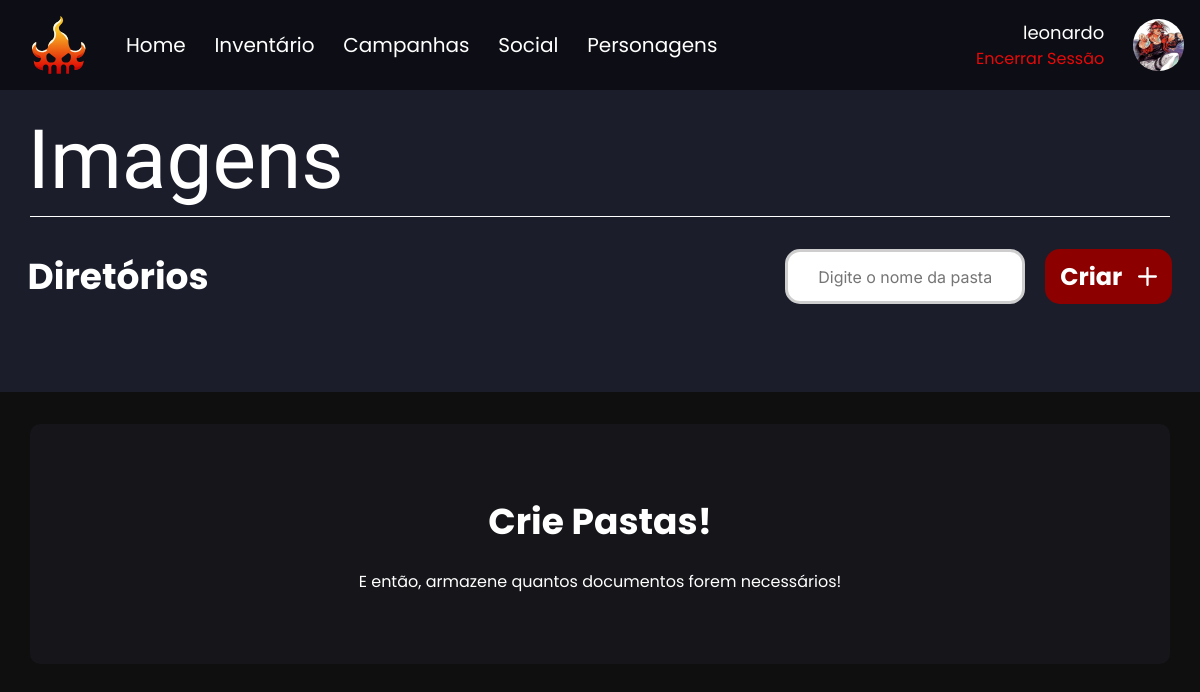
The page /inventario/Imagens (signed in) on the database as committed earlier.
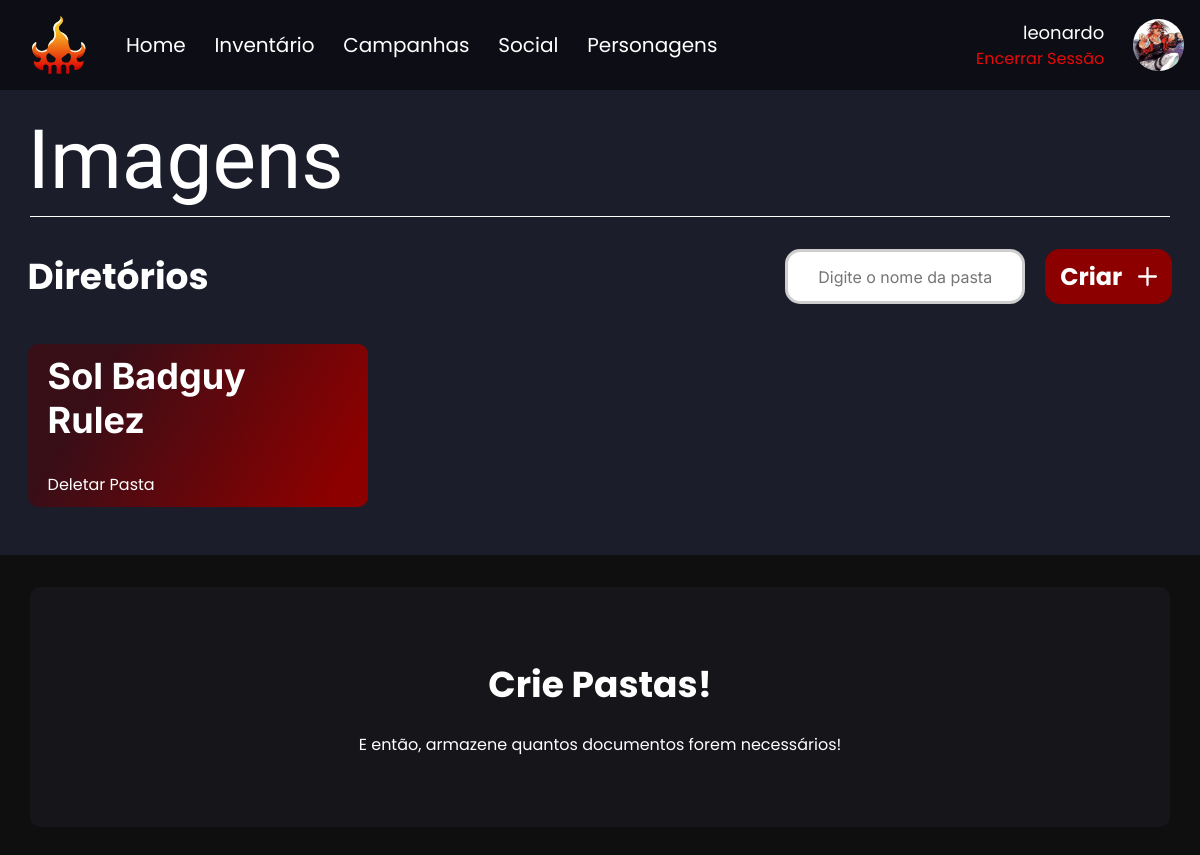
The same page on the database as committed later.
### inventario/models.py (models this page shows, shortened)
class Pasta(models.Model):
    nome = models.CharField(max_length=250)
    divisao = models.CharField(max_length=50)
    owner = models.ForeignKey(User, on_delete=models.CASCADE)

### inventario/views.py (the view)
# urls.py: path("Imagens", views.imagens, name="imagens"),
@login_required
def imagens(request):
    perfil = Perfil.objects.get(nomePerfil=request.user)
    div = 'Imagens'
    user = request.user
    pastas = Pasta.objects.filter(owner=user, divisao=div)
    mensagem = ''
    if request.method == 'POST':
        form = PastaForm(request.POST)
        if form.is_valid():
            validation = form.save(commit=False)
            if Pasta.objects.filter(owner=user, divisao=div, nome=validation.nome).exists():
                mensagem = "Não é possível criar pastas com o mesmo nome"
            else:
                validation.owner = user
                validation.divisao = div
                validation.save()
                return redirect('imagens')
    else:
        form = PastaForm()
    return render(request, 'inventario/divisao.html', {'form': form, 'pastas': pastas, 'div': div, 'mensagem': mensagem, 'fotoConta': perfil.fotoConta})

### inventario/forms.py
class PastaForm(forms.ModelForm):
    class Meta:
        model = Pasta
        fields = '__all__'
        exclude = ['owner', 'divisao']
    def __init__(self, *args, **kwargs):
        super().__init__(*args, **kwargs)
        self.fields['nome'].widget.attrs['placeholder'] = 'Digite o nome da pasta'

### inventario/templates/inventario/divisao.html (shortened to what this page needs)
{% extends 'inventario/base.html' %}
{% load static %}
{% block head %}
  <link rel="stylesheet" href="{% static "css/inventario.css" %}" />
{% endblock %}
{% block content %}
<div class="inventory-banner flex-column">
  <h1>{{ div }}</h1>
  <div class="horizontal-row"></div>
  <div class="directory flex">
    <h4>Diretórios</h4>
    <form class="flex" method="post" action="">
      {{ form.nome }}
      <button style="cursor: pointer;" class="send-button flex" type="submit">
        <p>Criar</p>
        <img src="{% static "img/plus.svg" %}" alt="">
      </button>
    </form>
  </div>
  <div class="inv-buttons flex">
    {% for pasta in pastas %}
      <button onclick="window.location.href = '{% url "visualizar_pasta" div pasta.nome %}';" class="inv-button direct-box">
        <h4>{{pasta.nome}}</h4>
        <a href="{% url "deletar_pasta" pasta.id %}"> <p>Deletar Pasta</p> </a>
      </button>
    {% endfor%}
  </div>
</div>
<div class="select-warning flex-column">
<h4>Crie Pastas!</h4>
<p>E então, armazene quantos documentos forem necessários!</p>
</div>
{% endblock%}

### inventario/templates/inventario/base.html (shortened to what this page needs)
{% load static %}
<!DOCTYPE html>
<html lang="pt-br">
<head>
    <link rel="stylesheet" href="{% static 'css/base.css' %}">
    <link rel="stylesheet" href="{% static 'css/navbar.css' %}">
    <link rel="stylesheet" href="{% static "css/global.css" %}" />
    <link rel="stylesheet" href="{% static "css/responsivity.css" %}">
    {% block head %}
    {% endblock %}
</head>
<body class="inventrio flex-column">
    {% if user.is_authenticated %}
    {% include 'includes/navbar.html' %}
    {% else %}
    <nav>Navbar <a href="{% url 'account_signup' %}">Cadastre-se </a><a href="{% url 'account_login' %}">Login</a></nav>
    {% endif %}
    {% block content %}
    {% endblock content %}
</body>
</html>

### home/templates/includes/navbar.html
{% load static %}
<nav class="flex">
    <img id="Logo-Ain" src="{% static "img/icons/Logo-Ain.svg" %}" alt="">
    <div class="nav-buttons flex">
        <div class="flex">
          <p><a href="{% url 'index' %}">Home</a></p>
          <p><a href="{% url 'inventarioRedirect' %}">Inventário</a></p>
          <p><a href="{% url 'buscarmesa' %}">Campanhas</a></p>
          <p><a href="{% url 'listar_amigos' %}">Social</a></p>
          <p><a href="{% url 'meus_personagens' %}">Personagens</a></p>
        </div>
          <div class="logout flex">
            <div class="username flex-column">
              <p>{{ user }}</p>
              <p><a href="{% url 'account_logout' %}">Encerrar Sessão</a></p>
            </div>
            {% if fotoConta != "Indefinido" %}
              <a class="user-icon flex" style="cursor: pointer;" href="{% url 'usuario' %}">
                <img style="border-radius: 100%;" class="navbar-icon" alt="" id="sla" src="{{ fotoConta.url }}" />
              </a>
            {% else %}
                <a class="user-icon flex" style="all: unset; cursor: pointer;" href="{% url 'usuario' %}">
                  <img style="border-radius: 100%;" class="navbar-icon" alt="" src="{% static "img/ain.png" %}" />
                </a>
            {% endif %}
          </div>
    </div>
  </nav>

### static/css/base.css (style rules this page uses)
a { text-decoration: none; }

### static/css/navbar.css (style rules this page uses)
nav { background-color: #0000007e; backdrop-filter: blur(5px); width: 100%; padding: 1rem 0; position: absolute; z-index: 5; }
nav #Logo-Ain { padding-left: 2rem; }
nav .nav-buttons { text-align: center; align-items: center; padding-left: 40px; justify-content: space-between; width: 100%; }
.nav-buttons > .flex { gap: 1.8rem; }
.logout { margin-right: 1rem; }
nav .nav-buttons p { font-size: var(--text-20); }
nav .nav-buttons a { text-decoration: none; color: white; }
nav .nav-buttons .username p { text-align: end; }
nav .nav-buttons .username p:nth-child(1) { font-size: 18px; width: 20rem; }
nav .nav-buttons .username p:nth-child(2) { font-size: 12px; color: #E70909; }
nav .nav-buttons .username p a { font-size: 16px; color: #E70909; }
nav .user-icon { width: 51px; }
nav .user-icon img { width: 3.5rem; height: 3.3rem; }

### static/css/global.css (style rules this page uses)
* { margin: 0; }
a { text-decoration: none; color: white; }
body { margin: 0; line-height: normal; background-color: #0f0f0f; }
.flex { display: flex; }
.flex-column { display: flex; flex-direction: column; }
body { margin: 0; overflow-x: hidden; }
button { all: initial; }
:root { --staat: "Staatliches"; --poppins: "Poppins"; --pt: "PT Serif"; --Inter: "Inter"; --Alata: "Alata"; --title-82: 82px; --title-64: 64px; --title-48: 48px; --subtitle-36: 36px; --subtitle-25: 25px; --text-20: 20px; --logo: 32px; --red1: #8C0000; --red2: #A8233C; --darkned: #380E17; --gradient: linear-gradient(#380E17, #8C0000); --background1: black; --background2: #1B1D2B; --background-gradient: linear-gradient(, #000000, #5B5C84); }
h1 { font-size: var(--title-82); }
h4 { font-size: var(--subtitle-36); }
p, h3, h4 { margin-bottom: 0 !important; font-family: var(--poppins); color: white; }
h1, h2 { font-family: var(--staat); color: white; }
h1, h2 { font-weight: normal; }

### static/css/inventario.css (style rules this page uses)
body { gap: 2rem; }
.inventory-banner { position: relative; text-align: start; font-size: var(--body-size); padding-top: 7rem; background-color: var(--background2); gap: .5rem; }
.inventory-banner h1, .inventory-banner > p { padding-left: 2.3%; }
.horizontal-row { width: 95%; height: 1px; background-color: white; align-self: center; }
.directory { padding: 0 2.3%; margin-top: 1.5rem; align-items: center; justify-content: space-between; }
.directory form { gap: 20px; }
.directory form input { all: unset; color: black; background-color: white; border: #CECECE 3px solid; border-radius: 15px; font-family: var(--Inter); text-align: center; }
.directory button { align-items: center; justify-content: center; gap: 1rem; padding: 10px 15px; background-color: var(--red1); border-radius: 15px; font-size: 24px; cursor: pointer; font-weight: bold; }
.inv-buttons { align-items: center; gap: 2rem; margin: 2rem 0 2rem 2.3%; width: 95%; overflow-x: auto; flex-wrap: nowrap; white-space: nowrap; padding-bottom: 1rem; }
.inv-button { display: flex; flex-direction: column; background: linear-gradient(120deg, #380E17 20%, #8C0000 90%); padding: 10px 20px 10px 20px; border-radius: 10px; cursor: pointer; gap: 30px; width: 300px; min-width: 300px; flex-shrink: 0; }
.inv-button h4 { font-family: var(--Inter); }
.inv-button p { font-weight: normal; width: fit-content; }
.select-warning { background-color: #15151A; width: 95%; height: 15rem; align-self: center; align-items: center; justify-content: center; gap: 20px; border-radius: 10px; margin-bottom: 2rem; }

Rows that differ between the two databases and show on the page:
added Pasta: divisao "Imagens", nome "Sol Badguy Rulez"
Other text that changed with them:
{{ div }}: "Imagens" → (not shown)
